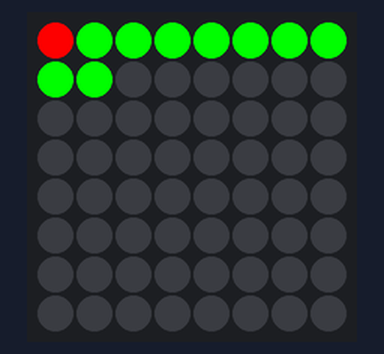
A program run on a simulated Raspberry Pi (BCM pin numbers) with a Sense HAT. Parts: the Sense HAT's 8×8 RGB LED matrix. At 12.0 s the program stops and its outputs stay as they are.

Above: at 0.1 s.
At 3.1 s:
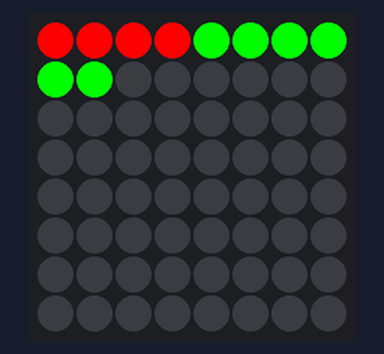
At 6.1 s:
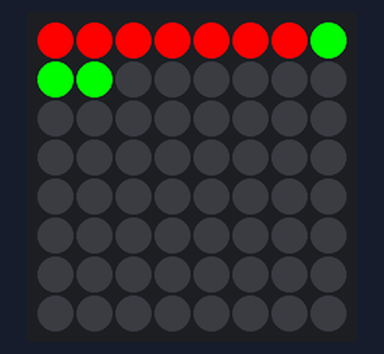
At 12.0 s:
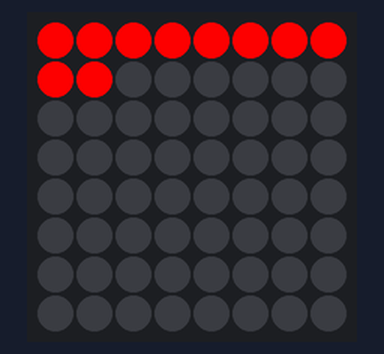

The program:

dot_countdown.py
```python
from sense_emu import SenseHat
from time import sleep


sense = SenseHat()

G = [0, 255, 0]
R = [255, 0, 0]
X = [0, 0, 0]

s = 10
timer = []
for i in range(0, 64):
    timer.append(X)
    if i < 10:
        timer[i] = G

for i in range(0, s):
    timer[i] = R
    sense.set_pixels(timer)
    sleep(1)

for i in range(0, 10):
    sense.clear()
    sleep(0.1)
    sense.set_pixels(timer)
    sleep(0.1)
```
